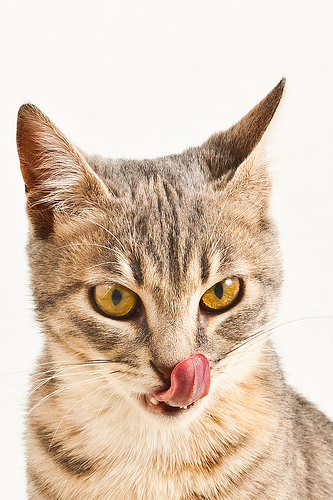
#> input picture data/cc_cat.png, 333 x 500 px
$ jupyter execute Untitled.ipynb
#> lines starting #> are read from the running program, lines starting #| are printed output that depends on the picture
[cell 1]
from PIL import Image
cat_pic = Image.open('data/cc_cat.png')
#> cat_pic is the input picture: PIL image 333x500 RGB; mean R, G, B 218.9, 199.7, 181.5
cat_pic.show()

[cell 2]
slice_height = int(cat_pic.size[1] / 10)
#> slice_height = 50
for horizontal_slice in range(1,10,2):
  left_edge = 0
  right_edge = cat_pic.size[0]
  width = int(cat_pic.size [0] / 3)
  top_edge = horizontal_slice * slice_height
  bottom_edge = top_edge + slice_height
  slice_box = (left_edge,top_edge,right_edge,bottom_edge)
  cat_slice = cat_pic.crop(slice_box)
  rot_cat_slice = cat_slice.rotate(180)
  tri_cat = cat_pic.paste(rot_cat_slice,slice_box)
  cat_pic.size
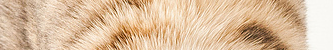
#> rot_cat_slice: PIL image 333x50 RGB; mean R, G, B 219.9, 190.6, 160.1
cat_pic.show()
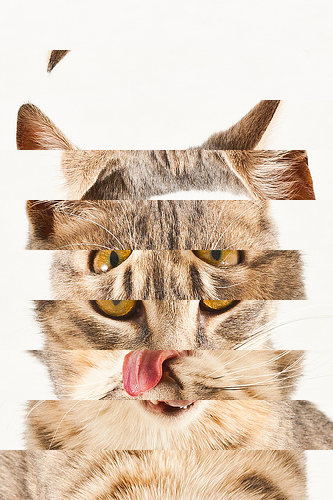
#> shown: PIL image 333x500 RGB; mean R, G, B 218.9, 199.7, 181.5

[cell 3]
mirror_cat = Image.new('RGB', (cat_pic.size[0]*2, cat_pic.size[1]))
#> mirror_cat: PIL image 666x500 RGB; every value is 0
mirror_cat.paste(cat_pic,(0,0,cat_pic.size[0],cat_pic.size[1]))
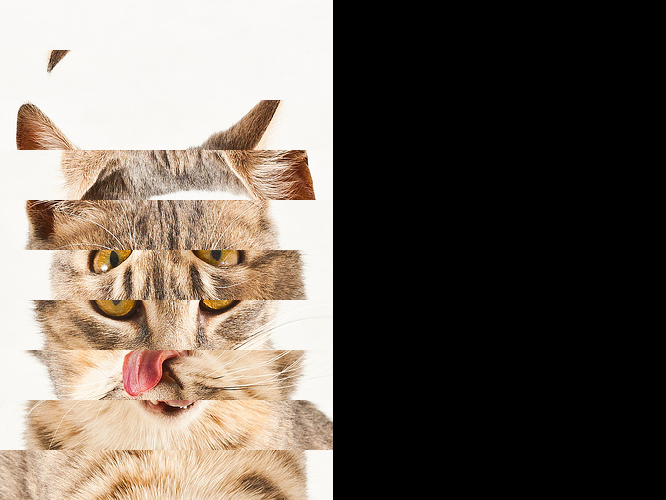
#> mirror_cat: PIL image 666x500 RGB; mean R, G, B 109.5, 99.8, 90.8
mirror_cat.paste(cat_pic,(cat_pic.size[0],0,cat_pic.size[0]*2,cat_pic.size[1]))
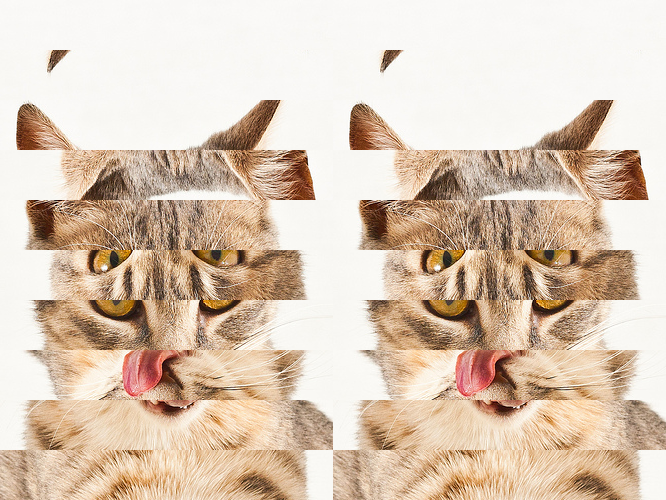
#> mirror_cat: PIL image 666x500 RGB; mean R, G, B 218.9, 199.7, 181.5
slice_height = int(cat_pic.size[1] / 10)
for horizontal_slice in range(1,10,2):
    left_edge = 0
    right_edge = cat_pic.size[0]
    top_edge = horizontal_slice * slice_height
    bottom_edge = top_edge + slice_height
    slice_box = (left_edge,top_edge,right_edge,bottom_edge)
    cat_slice = cat_pic.crop(slice_box)
    rot_cat_slice = cat_slice.rotate(180)
    flip_cat_slice = cat_slice.transpose(Image.FLIP_TOP_BOTTOM)
    mirror_cat.paste(rot_cat_slice,slice_box)
    slice_box = (right_edge,top_edge,right_edge*2,bottom_edge)
    mirror_cat.paste(flip_cat_slice,slice_box)
#> this loop made 5 passes
#> pass 1, `flip_cat_slice = cat_slice.transpose(Image.FLIP_TOP_BOTTOM)`:
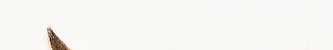
#> flip_cat_slice: PIL image 333x50 RGB; mean R, G, B 247.2, 245.7, 242.5
#> pass 3, `cat_slice = cat_pic.crop(slice_box)`:
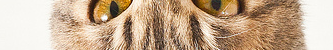
#> cat_slice: PIL image 333x50 RGB; mean R, G, B 197.9, 172.5, 146.9
#> pass 3, `rot_cat_slice = cat_slice.rotate(180)`:
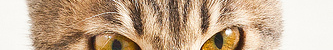
#> rot_cat_slice: PIL image 333x50 RGB; mean R, G, B 197.9, 172.5, 146.9
#> after the loop:
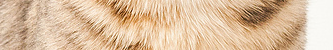
#> flip_cat_slice: PIL image 333x50 RGB; mean R, G, B 219.9, 190.6, 160.1
#> after the loop:
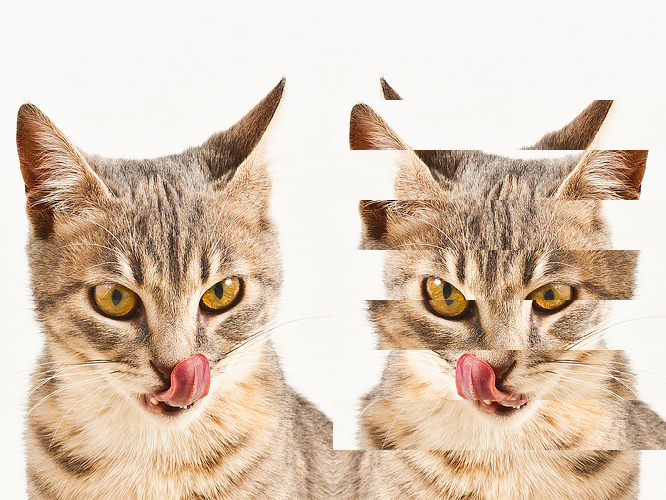
#> mirror_cat: PIL image 666x500 RGB; mean R, G, B 218.9, 199.7, 181.5
#> after the loop:
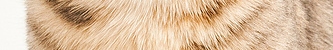
#> rot_cat_slice: PIL image 333x50 RGB; mean R, G, B 219.9, 190.6, 160.1
mirror_cat.show()
